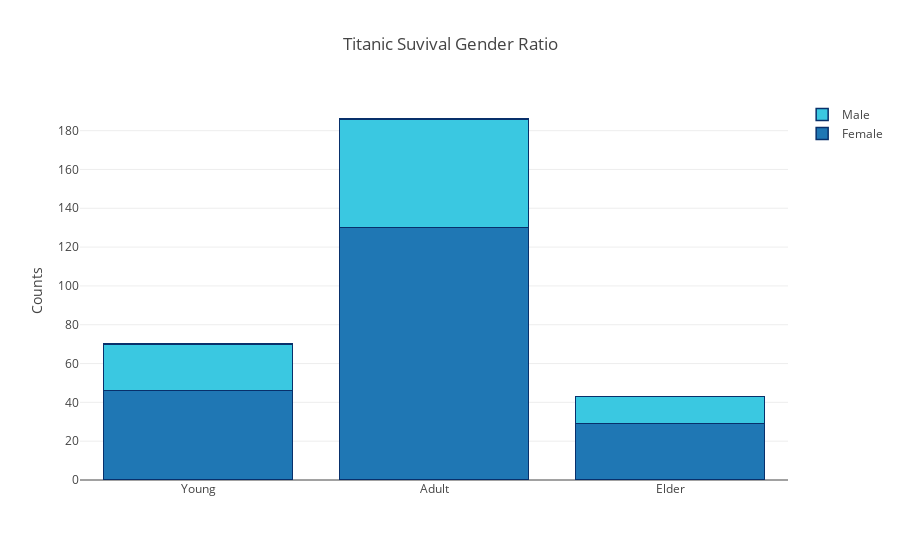

The cell this chart's notebook holds for it:
### Markdown cell above
## 2.2 When the death comes, the lady is given priority ?

### Code cell
c1_y = len(train[(train['Sex']=='female')&(train['Age']<=18)& (train['Survived']==1)])
c1_a = len(train[(train['Sex']=='female')&((train['Age']>=18)&(train['Age']<45))& (train['Survived']==1)])
c1_e = len(train[(train['Sex']=='female')&(train['Age']>=45)& (train['Survived']==1)])

c2_y = len(train[(train['Sex']=='male')&(train['Age']<=18)& (train['Survived']==1)])
c2_a = len(train[(train['Sex']=='male')&((train['Age']>=18)&(train['Age']<45))& (train['Survived']==1)])
c2_e = len(train[(train['Sex']=='male')&(train['Age']>=45)& (train['Survived']==1)])


trace1 = go.Bar(
    x=['Young', 'Adult', 'Elder'],
    y=[c1_y, c1_a, c1_e],
    name='Female',
    marker=dict(
        line=dict(
            color='rgb(8,48,107)',
            width=1.5),
        )
)
trace2 = go.Bar(
    x=['Young', 'Adult', 'Elder'],
    y=[c2_y, c2_a, c2_e],
    name='Male',
    marker=dict(
        color='rgb(58,200,225)',
        line=dict(
            color='rgb(8,48,107)',
            width=1.5),
        )
)

data = [trace1, trace2]
layout = go.Layout(
    title = 'Titanic Suvival Gender Ratio',
    barmode='stack',
    yaxis = dict(title='Counts')
)

fig = go.Figure(data=data, layout=layout)
plotly.offline.iplot(fig, filename='stacked-bar')

### Figure 1 — Plotly figure (JSON) as saved in the notebook; plotly's stock layout.template omitted (floating-point values rounded to 4 significant figures)
{"data": [{"marker": {"line": {"color": "rgb(8,48,107)", "width": 1.5}}, "name": "Female", "type": "bar", "x": ["Young", "Adult", "Elder"], "y": [46, 130, 29]}, {"marker": {"color": "rgb(58,200,225)", "line": {"color": "rgb(8,48,107)", "width": 1.5}}, "name": "Male", "type": "bar", "x": ["Young", "Adult", "Elder"], "y": [24, 56, 14]}], "layout": {"barmode": "stack", "title": "Titanic Suvival Gender Ratio", "yaxis": {"title": "Counts"}}}
